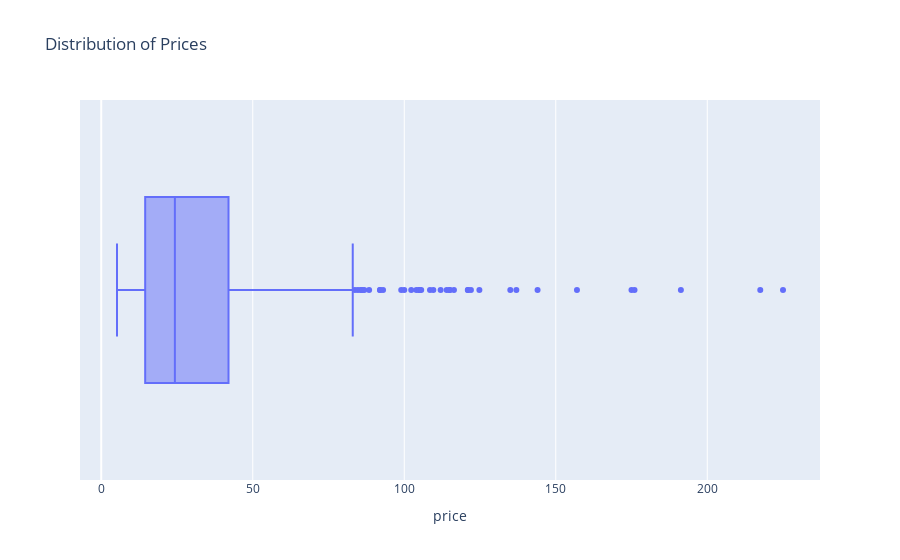

The code cell stored with this chart in its notebook:
### Code cell
#Autre méthode avec plotly express

import plotly.express as px

# Create a box plot using Plotly Express for the 'price' column
fig = px.box(df_final_merge, x='price', title='Distribution of Prices')

# Show the plot
fig.show()

### Figure 1 — Plotly figure (JSON) as saved in the notebook; plotly's stock layout.template omitted (floating-point values rounded to 4 significant figures; data arrays with more than 128 entries replaced by an {"elided": "..."} marker saying what was removed)
{"data": [{"alignmentgroup": "True", "hovertemplate": "price=%{x}<extra></extra>", "legendgroup": "", "marker": {"color": "#636efa"}, "name": "", "notched": false, "offsetgroup": "", "orientation": "h", "showlegend": false, "type": "box", "x": {"elided": "825 float values"}, "x0": " ", "xaxis": "x", "y0": " ", "yaxis": "y"}], "layout": {"boxmode": "group", "legend": {"tracegroupgap": 0}, "title": {"text": "Distribution of Prices"}, "xaxis": {"anchor": "y", "domain": [0, 1], "title": {"text": "price"}}, "yaxis": {"anchor": "x", "domain": [0, 1]}}}
